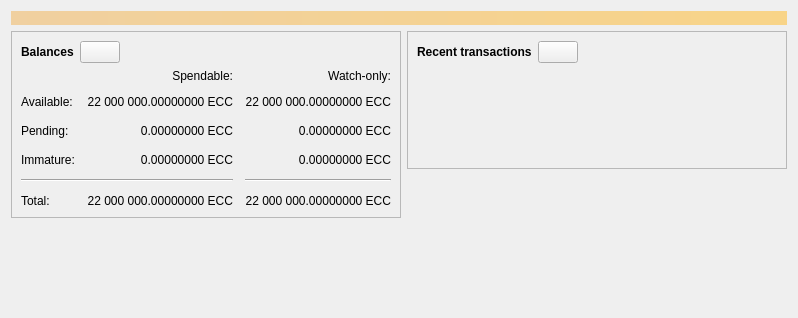
<?xml version="1.0" encoding="UTF-8"?>
<ui version="4.0">
 <class>OverviewPage</class>
 <widget class="QWidget" name="OverviewPage">
  <property name="geometry">
   <rect>
    <x>0</x>
    <y>0</y>
    <width>798</width>
    <height>318</height>
   </rect>
  </property>
  <property name="windowTitle">
   <string>Form</string>
  </property>
  <layout class="QVBoxLayout" name="topLayout">
   <item>
    <widget class="QLabel" name="labelAlerts">
     <property name="visible">
      <bool>false</bool>
     </property>
     <property name="styleSheet">
      <string notr="true">QLabel { background-color: qlineargradient(x1: 0, y1: 0, x2: 1, y2: 0, stop:0 #F0D0A0, stop:1 #F8D488); color:#000000; }</string>
     </property>
     <property name="wordWrap">
      <bool>true</bool>
     </property>
     <property name="margin">
      <number>3</number>
     </property>
     <property name="textInteractionFlags">
      <set>Qt::TextSelectableByMouse</set>
     </property>
    </widget>
   </item>
   <item>
    <layout class="QHBoxLayout" name="horizontalLayout" stretch="1,1">
     <item>
      <layout class="QVBoxLayout" name="verticalLayout_2">
       <item>
        <widget class="QFrame" name="frame">
         <property name="frameShape">
          <enum>QFrame::StyledPanel</enum>
         </property>
         <property name="frameShadow">
          <enum>QFrame::Raised</enum>
         </property>
         <layout class="QVBoxLayout" name="verticalLayout_4">
          <item>
           <layout class="QHBoxLayout" name="horizontalLayout_4">
            <item>
             <widget class="QLabel" name="label_5">
              <property name="font">
               <font>
                <weight>75</weight>
                <bold>true</bold>
               </font>
              </property>
              <property name="text">
               <string>Balances</string>
              </property>
             </widget>
            </item>
            <item>
             <widget class="QPushButton" name="labelWalletStatus">
              <property name="enabled">
               <bool>true</bool>
              </property>
              <property name="maximumSize">
               <size>
                <width>45</width>
                <height>16777215</height>
               </size>
              </property>
              <property name="toolTip">
               <string>The displayed information may be out of date. Your wallet automatically synchronizes with the Eleccoin network after a connection is established, but this process has not completed yet.</string>
              </property>
              <property name="text">
               <string/>
              </property>
              <property name="icon">
               <iconset resource="../eleccoin.qrc">
                <normaloff>:/icons/warning</normaloff>
                <disabledoff>:/icons/warning</disabledoff>:/icons/warning</iconset>
              </property>
              <property name="iconSize">
               <size>
                <width>24</width>
                <height>24</height>
               </size>
              </property>
             </widget>
            </item>
            <item>
             <spacer name="horizontalSpacer_3">
              <property name="orientation">
               <enum>Qt::Horizontal</enum>
              </property>
              <property name="sizeHint" stdset="0">
               <size>
                <width>40</width>
                <height>20</height>
               </size>
              </property>
             </spacer>
            </item>
           </layout>
          </item>
          <item>
           <layout class="QGridLayout" name="gridLayout">
            <property name="spacing">
             <number>12</number>
            </property>
            <item row="2" column="2">
             <widget class="QLabel" name="labelWatchPending">
              <property name="cursor">
               <cursorShape>IBeamCursor</cursorShape>
              </property>
              <property name="toolTip">
               <string>Unconfirmed transactions to watch-only addresses</string>
              </property>
              <property name="text">
               <string notr="true">0.00000000 ECC</string>
              </property>
              <property name="alignment">
               <set>Qt::AlignRight|Qt::AlignTrailing|Qt::AlignVCenter</set>
              </property>
              <property name="textInteractionFlags">
               <set>Qt::LinksAccessibleByMouse|Qt::TextSelectableByKeyboard|Qt::TextSelectableByMouse</set>
              </property>
             </widget>
            </item>
            <item row="2" column="1">
             <widget class="QLabel" name="labelUnconfirmed">
              <property name="cursor">
               <cursorShape>IBeamCursor</cursorShape>
              </property>
              <property name="toolTip">
               <string>Total of transactions that have yet to be confirmed, and do not yet count toward the spendable balance</string>
              </property>
              <property name="text">
               <string notr="true">0.00000000 ECC</string>
              </property>
              <property name="alignment">
               <set>Qt::AlignRight|Qt::AlignTrailing|Qt::AlignVCenter</set>
              </property>
              <property name="textInteractionFlags">
               <set>Qt::LinksAccessibleByMouse|Qt::TextSelectableByKeyboard|Qt::TextSelectableByMouse</set>
              </property>
             </widget>
            </item>
            <item row="3" column="2">
             <widget class="QLabel" name="labelWatchImmature">
              <property name="cursor">
               <cursorShape>IBeamCursor</cursorShape>
              </property>
              <property name="toolTip">
               <string>Mined balance in watch-only addresses that has not yet matured</string>
              </property>
              <property name="text">
               <string notr="true">0.00000000 ECC</string>
              </property>
              <property name="alignment">
               <set>Qt::AlignRight|Qt::AlignTrailing|Qt::AlignVCenter</set>
              </property>
              <property name="textInteractionFlags">
               <set>Qt::LinksAccessibleByMouse|Qt::TextSelectableByKeyboard|Qt::TextSelectableByMouse</set>
              </property>
             </widget>
            </item>
            <item row="4" column="0" colspan="2">
             <widget class="Line" name="line">
              <property name="orientation">
               <enum>Qt::Horizontal</enum>
              </property>
             </widget>
            </item>
            <item row="4" column="2">
             <widget class="Line" name="lineWatchBalance">
              <property name="sizePolicy">
               <sizepolicy hsizetype="Preferred" vsizetype="Fixed">
                <horstretch>0</horstretch>
                <verstretch>0</verstretch>
               </sizepolicy>
              </property>
              <property name="minimumSize">
               <size>
                <width>140</width>
                <height>0</height>
               </size>
              </property>
              <property name="orientation">
               <enum>Qt::Horizontal</enum>
              </property>
             </widget>
            </item>
            <item row="5" column="0">
             <widget class="QLabel" name="labelTotalText">
              <property name="text">
               <string>Total:</string>
              </property>
             </widget>
            </item>
            <item row="3" column="1">
             <widget class="QLabel" name="labelImmature">
              <property name="cursor">
               <cursorShape>IBeamCursor</cursorShape>
              </property>
              <property name="toolTip">
               <string>Mined balance that has not yet matured</string>
              </property>
              <property name="text">
               <string notr="true">0.00000000 ECC</string>
              </property>
              <property name="alignment">
               <set>Qt::AlignRight|Qt::AlignTrailing|Qt::AlignVCenter</set>
              </property>
              <property name="textInteractionFlags">
               <set>Qt::LinksAccessibleByMouse|Qt::TextSelectableByKeyboard|Qt::TextSelectableByMouse</set>
              </property>
             </widget>
            </item>
            <item row="2" column="3">
             <spacer name="horizontalSpacer_2">
              <property name="orientation">
               <enum>Qt::Horizontal</enum>
              </property>
              <property name="sizeHint" stdset="0">
               <size>
                <width>40</width>
                <height>20</height>
               </size>
              </property>
             </spacer>
            </item>
            <item row="3" column="0">
             <widget class="QLabel" name="labelImmatureText">
              <property name="text">
               <string>Immature:</string>
              </property>
             </widget>
            </item>
            <item row="5" column="1">
             <widget class="QLabel" name="labelTotal">
              <property name="cursor">
               <cursorShape>IBeamCursor</cursorShape>
              </property>
              <property name="toolTip">
               <string>Your current total balance</string>
              </property>
              <property name="text">
               <string notr="true">22 000 000.00000000 ECC</string>
              </property>
              <property name="alignment">
               <set>Qt::AlignRight|Qt::AlignTrailing|Qt::AlignVCenter</set>
              </property>
              <property name="textInteractionFlags">
               <set>Qt::LinksAccessibleByMouse|Qt::TextSelectableByKeyboard|Qt::TextSelectableByMouse</set>
              </property>
             </widget>
            </item>
            <item row="5" column="2">
             <widget class="QLabel" name="labelWatchTotal">
              <property name="cursor">
               <cursorShape>IBeamCursor</cursorShape>
              </property>
              <property name="toolTip">
               <string>Current total balance in watch-only addresses</string>
              </property>
              <property name="text">
               <string notr="true">22 000 000.00000000 ECC</string>
              </property>
              <property name="alignment">
               <set>Qt::AlignRight|Qt::AlignTrailing|Qt::AlignVCenter</set>
              </property>
              <property name="textInteractionFlags">
               <set>Qt::LinksAccessibleByMouse|Qt::TextSelectableByKeyboard|Qt::TextSelectableByMouse</set>
              </property>
             </widget>
            </item>
            <item row="0" column="2">
             <widget class="QLabel" name="labelWatchonly">
              <property name="text">
               <string>Watch-only:</string>
              </property>
              <property name="alignment">
               <set>Qt::AlignRight|Qt::AlignTrailing|Qt::AlignVCenter</set>
              </property>
             </widget>
            </item>
            <item row="1" column="0">
             <widget class="QLabel" name="labelBalanceText">
              <property name="text">
               <string>Available:</string>
              </property>
             </widget>
            </item>
            <item row="1" column="1">
             <widget class="QLabel" name="labelBalance">
              <property name="cursor">
               <cursorShape>IBeamCursor</cursorShape>
              </property>
              <property name="toolTip">
               <string>Your current spendable balance</string>
              </property>
              <property name="text">
               <string notr="true">22 000 000.00000000 ECC</string>
              </property>
              <property name="alignment">
               <set>Qt::AlignRight|Qt::AlignTrailing|Qt::AlignVCenter</set>
              </property>
              <property name="textInteractionFlags">
               <set>Qt::LinksAccessibleByMouse|Qt::TextSelectableByKeyboard|Qt::TextSelectableByMouse</set>
              </property>
             </widget>
            </item>
            <item row="1" column="2">
             <widget class="QLabel" name="labelWatchAvailable">
              <property name="cursor">
               <cursorShape>IBeamCursor</cursorShape>
              </property>
              <property name="toolTip">
               <string>Your current balance in watch-only addresses</string>
              </property>
              <property name="text">
               <string notr="true">22 000 000.00000000 ECC</string>
              </property>
              <property name="alignment">
               <set>Qt::AlignRight|Qt::AlignTrailing|Qt::AlignVCenter</set>
              </property>
              <property name="textInteractionFlags">
               <set>Qt::LinksAccessibleByMouse|Qt::TextSelectableByKeyboard|Qt::TextSelectableByMouse</set>
              </property>
             </widget>
            </item>
            <item row="2" column="0">
             <widget class="QLabel" name="labelPendingText">
              <property name="text">
               <string>Pending:</string>
              </property>
             </widget>
            </item>
            <item row="0" column="1">
             <widget class="QLabel" name="labelSpendable">
              <property name="text">
               <string>Spendable:</string>
              </property>
              <property name="alignment">
               <set>Qt::AlignRight|Qt::AlignTrailing|Qt::AlignVCenter</set>
              </property>
             </widget>
            </item>
           </layout>
          </item>
         </layout>
        </widget>
       </item>
       <item>
        <spacer name="verticalSpacer">
         <property name="orientation">
          <enum>Qt::Vertical</enum>
         </property>
         <property name="sizeHint" stdset="0">
          <size>
           <width>20</width>
           <height>40</height>
          </size>
         </property>
        </spacer>
       </item>
      </layout>
     </item>
     <item>
      <layout class="QVBoxLayout" name="verticalLayout_3">
       <item>
        <widget class="QFrame" name="frame_2">
         <property name="frameShape">
          <enum>QFrame::StyledPanel</enum>
         </property>
         <property name="frameShadow">
          <enum>QFrame::Raised</enum>
         </property>
         <layout class="QVBoxLayout" name="verticalLayout">
          <item>
           <layout class="QHBoxLayout" name="horizontalLayout_2">
            <item>
             <widget class="QLabel" name="label_4">
              <property name="font">
               <font>
                <weight>75</weight>
                <bold>true</bold>
               </font>
              </property>
              <property name="text">
               <string>Recent transactions</string>
              </property>
             </widget>
            </item>
            <item>
             <widget class="QPushButton" name="labelTransactionsStatus">
              <property name="enabled">
               <bool>true</bool>
              </property>
              <property name="maximumSize">
               <size>
                <width>45</width>
                <height>16777215</height>
               </size>
              </property>
              <property name="toolTip">
               <string>The displayed information may be out of date. Your wallet automatically synchronizes with the Eleccoin network after a connection is established, but this process has not completed yet.</string>
              </property>
              <property name="text">
               <string/>
              </property>
              <property name="icon">
               <iconset resource="../eleccoin.qrc">
                <normaloff>:/icons/warning</normaloff>
                <disabledoff>:/icons/warning</disabledoff>:/icons/warning</iconset>
              </property>
              <property name="iconSize">
               <size>
                <width>24</width>
                <height>24</height>
               </size>
              </property>
             </widget>
            </item>
            <item>
             <spacer name="horizontalSpacer">
              <property name="orientation">
               <enum>Qt::Horizontal</enum>
              </property>
              <property name="sizeHint" stdset="0">
               <size>
                <width>40</width>
                <height>20</height>
               </size>
              </property>
             </spacer>
            </item>
           </layout>
          </item>
          <item>
           <widget class="TransactionOverviewWidget" name="listTransactions">
            <property name="styleSheet">
             <string notr="true">QListView { background: transparent; }</string>
            </property>
            <property name="frameShape">
             <enum>QFrame::NoFrame</enum>
            </property>
            <property name="verticalScrollBarPolicy">
             <enum>Qt::ScrollBarAlwaysOff</enum>
            </property>
            <property name="horizontalScrollBarPolicy">
             <enum>Qt::ScrollBarAlwaysOff</enum>
            </property>
            <property name="sizeAdjustPolicy">
             <enum>QAbstractScrollArea::AdjustToContents</enum>
            </property>
            <property name="selectionMode">
             <enum>QAbstractItemView::NoSelection</enum>
            </property>
            <property name="uniformItemSizes">
             <bool>true</bool>
            </property>
           </widget>
          </item>
         </layout>
        </widget>
       </item>
       <item>
        <spacer name="verticalSpacer_2">
         <property name="orientation">
          <enum>Qt::Vertical</enum>
         </property>
         <property name="sizeHint" stdset="0">
          <size>
           <width>20</width>
           <height>40</height>
          </size>
         </property>
        </spacer>
       </item>
      </layout>
     </item>
    </layout>
   </item>
  </layout>
 </widget>
 <customwidgets>
  <customwidget>
   <class>TransactionOverviewWidget</class>
   <extends>QListView</extends>
   <header>qt/transactionoverviewwidget.h</header>
  </customwidget>
 </customwidgets>
 <resources/>
 <connections/>
</ui>
